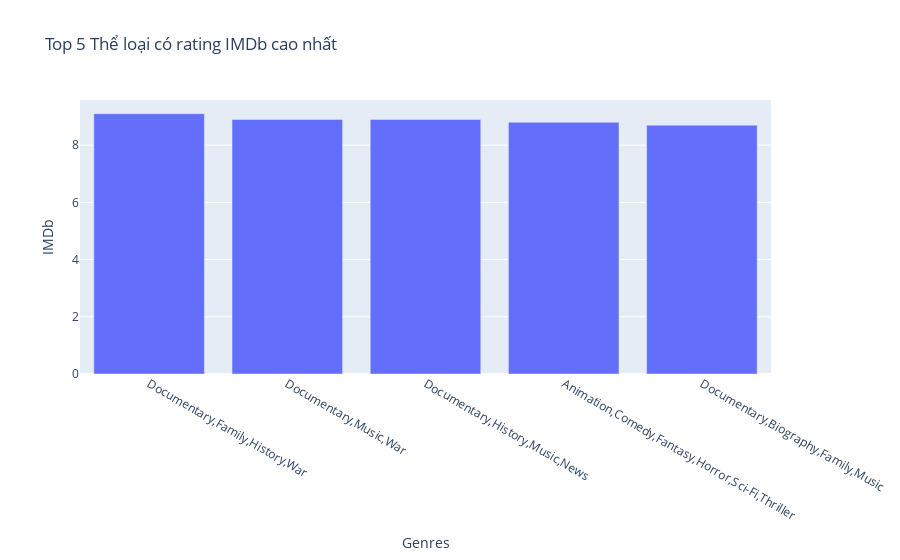

The code cell stored with this chart in its notebook:
### Markdown cell above
# 3

### Code cell
# Tính trung bình rating theo thể loại
genres_ratings = df.explode('Genres').groupby('Genres')['IMDb'].mean().sort_values(ascending=False).head(5).reset_index()

# Vẽ biểu đồ Bar
fig = px.bar(genres_ratings, x='Genres', y='IMDb', title='Top 5 Thể loại có rating IMDb cao nhất')
fig.show()

### Figure 1 — Plotly figure (JSON) as saved in the notebook; plotly's stock layout.template omitted (floating-point values rounded to 4 significant figures)
{"data": [{"alignmentgroup": "True", "hovertemplate": "Genres=%{x}<br>IMDb=%{y}<extra></extra>", "legendgroup": "", "marker": {"color": "#636efa", "pattern": {"shape": ""}}, "name": "", "offsetgroup": "", "orientation": "v", "showlegend": false, "textposition": "auto", "type": "bar", "x": ["Documentary,Family,History,War", "Documentary,Music,War", "Documentary,History,Music,News", "Animation,Comedy,Fantasy,Horror,Sci-Fi,Thriller", "Documentary,Biography,Family,Music"], "xaxis": "x", "y": [9.1, 8.9, 8.9, 8.8, 8.7], "yaxis": "y"}], "layout": {"barmode": "relative", "legend": {"tracegroupgap": 0}, "title": {"text": "Top 5 Thể loại có rating IMDb cao nhất"}, "xaxis": {"anchor": "y", "domain": [0, 1], "title": {"text": "Genres"}}, "yaxis": {"anchor": "x", "domain": [0, 1], "title": {"text": "IMDb"}}}}
